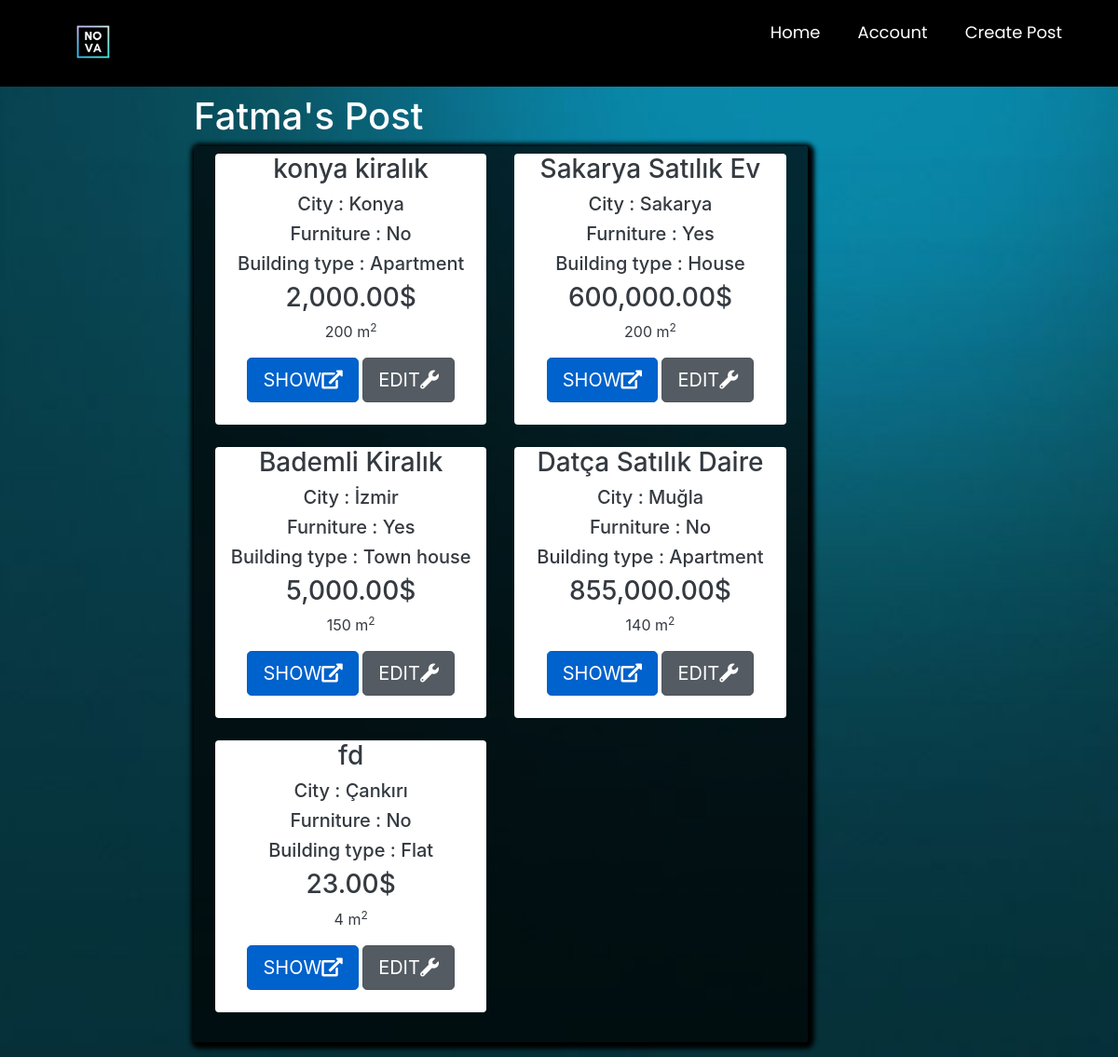
Before: /listaddedposts/ (signed in) with the older database file.
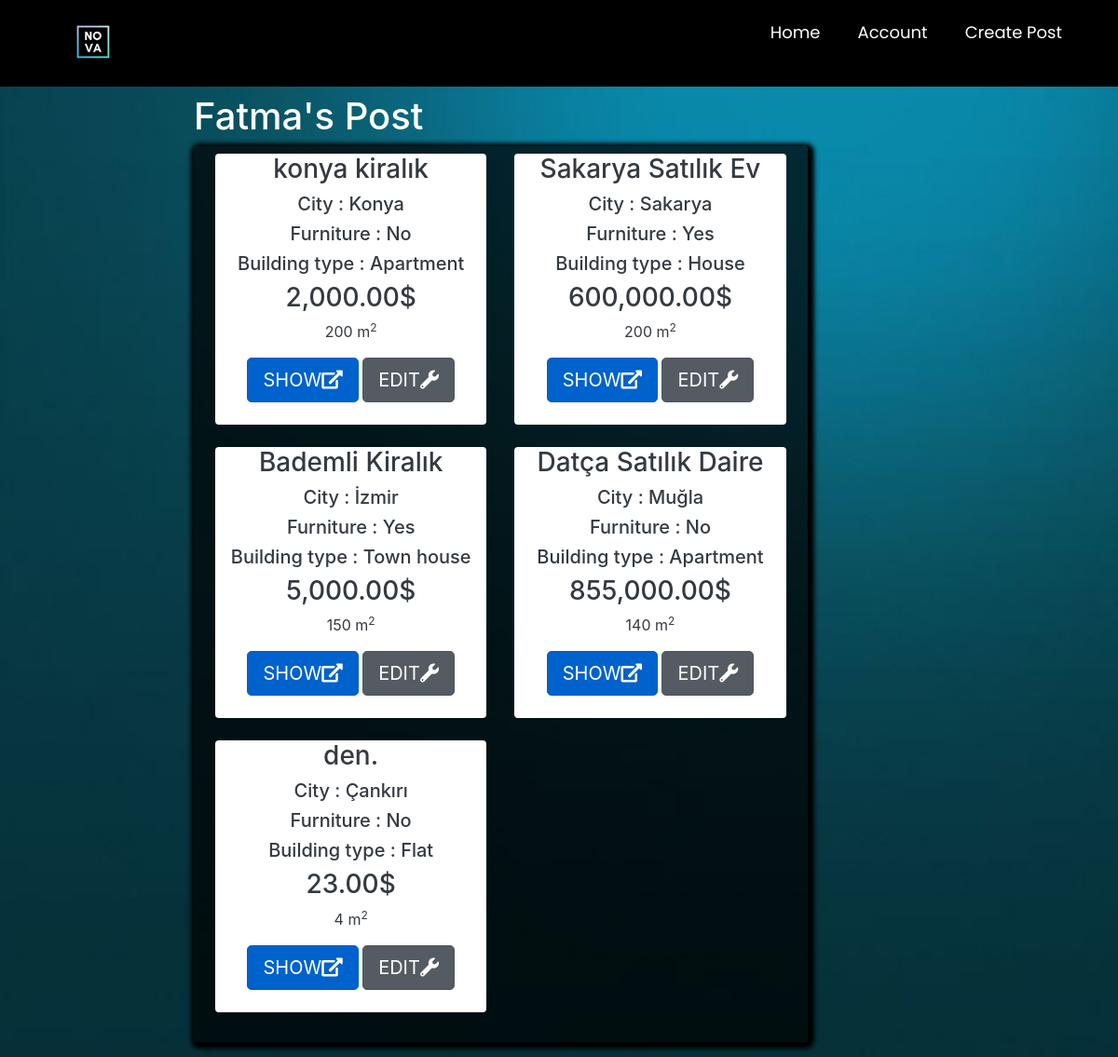
After: the same page with the newer database file.
### main/models.py (models this page shows, shortened)
class Post(models.Model):
    ouruser = models.ForeignKey(ourUser, null=True, on_delete=models.CASCADE)
    post_title = models.CharField(max_length=255,null=True)
    post_description = models.TextField()
    price = models.DecimalField(decimal_places=2 , max_digits=12)
    location = models.CharField(max_length=255,null=True,choices=city)
    postType = models.CharField(choices=RorS , max_length=50, null=True , default='For Sale')
    floor = models.DecimalField(decimal_places=0 , max_digits=3 ,null=True)
    building_age = models.DecimalField(decimal_places=0, max_digits=2 , null=True)
    area = models.DecimalField(decimal_places=0,max_digits=4 ,null=True)
    isFurniture = models.CharField(choices=Furniture ,null=True,max_length=50,default="No")
    building_type = models.CharField(choices=b_types ,null=True ,max_length=50)
    room = models.DecimalField(decimal_places=0 , max_digits=3 ,null=True)

### main/decorators.py (the view)
        def wrapper_func(request, *args, **kwargs):
            group = None
            if request.user.groups.exists():
                group = request.user.groups.all()[0].name
            if group in allowed_roles:
                return view_func(request, *args, **kwargs)
            else:
                return HttpResponse('You are not authorized to view this page')

### main/views.py (called while the page is built)
@login_required
@allowed_users(allowed_roles=['customer'])
def listaddedposts(request):
    fuser = ourUser.objects.get(user_id=request.user.id)
    posts = Post.objects.all().filter(ouruser=fuser)
    mydict = {'posts': posts, 'fuser': fuser}
    return render(request, 'main/listaddedposts.html', context=mydict)

### main/templates/main/listaddedposts.html (shortened to what this page needs)
{% extends 'main/mainpage.html' %}
{% load static %}
{% load humanize %}
{% block content %}
<head>
    <link href="//maxcdn.bootstrapcdn.com/bootstrap/4.1.1/css/bootstrap.min.css" rel="stylesheet" id="bootstrap-css">
    <link rel="stylesheet" href="https://stackpath.bootstrapcdn.com/bootstrap/4.1.3/css/bootstrap.min.css"
>
    <link rel="stylesheet" href="https://use.fontawesome.com/releases/v5.3.1/css/all.css"
>
</head>
<div style="margin-left: 17%">
    <div class="container p-1 my-1 text-white rounded">
        <h1>{{fuser.first_name}}'s Post</h1>
        <div class="col-md-8 rounded" style=" box-shadow: 2px 2px 5px 5px #000000;background-color: rgba(0,0,0,0.7)">
            <div class="row p-2 my-2">
                {% if posts %}
                {% for i in posts %}
                <div class="col-md-6 ">
                    <div class="container-fluid bg-white rounded text-dark" style="text-align:center;">
                        <h3>{{ i.post_title }}</h3>
                        <h5>City : {{ i.location }}</h5>
                        <h5>Furniture : {{ i.isFurniture }}</h5>
                        <h5>Building type : {{ i.building_type }}</h5>
                        <h3>{{ i.price|intcomma }}$</h3>
                        <p class="descroption">{{i.area}} m<sup>2</sup></p>
                        <a href="{% url 'product_details' i.id %}" class="btn btn-primary btn-lg active" role="button"
                           aria-pressed="true">SHOW<i class="fas fa-external-link-alt"></i></a>
                        <a href="{% url 'editpost' i.id %}" class="btn btn-secondary btn-lg active" role="button"
                           aria-pressed="true">EDIT<i class="fas fa-wrench"></i></i></a>
                        <br><br>
                    </div>
                    <br>
                </div>
                {% endfor %}
                {%else%}
                <h3>You dont have any post yet</h3>
                <h2>If you want to post <a href="{% url 'createpost' %}">click here</a></h2>
                {% endif %}
            </div>
        </div>
    </div>
</div>
{% endblock %}

Changed rows visible on the page:
changed Post "Çankırı": post_title "fd" → "den."
